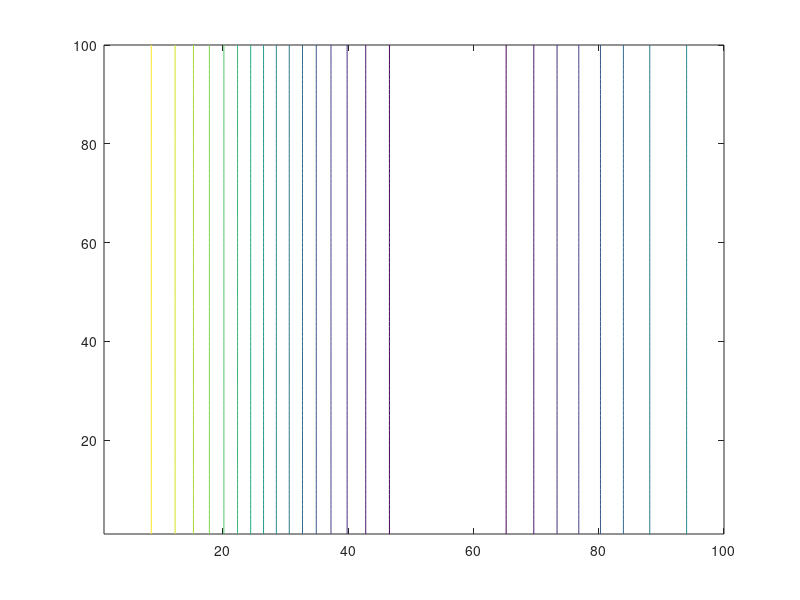
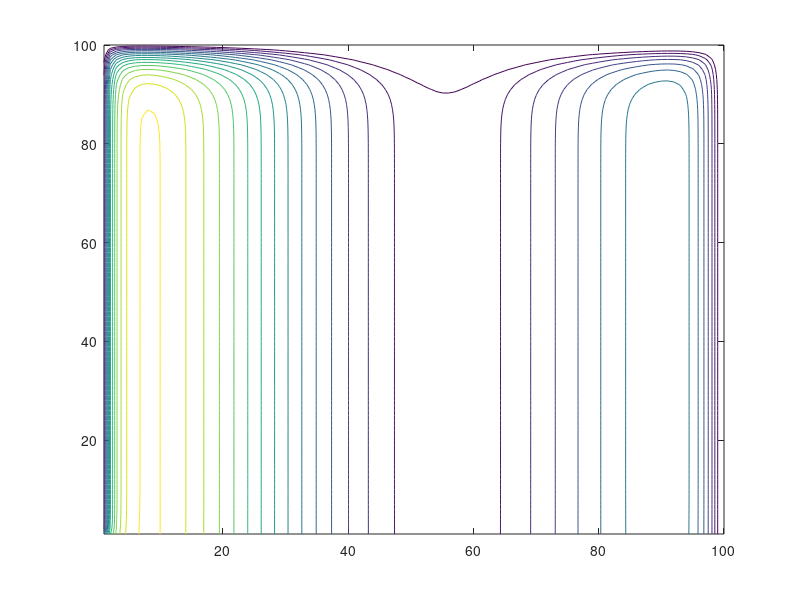
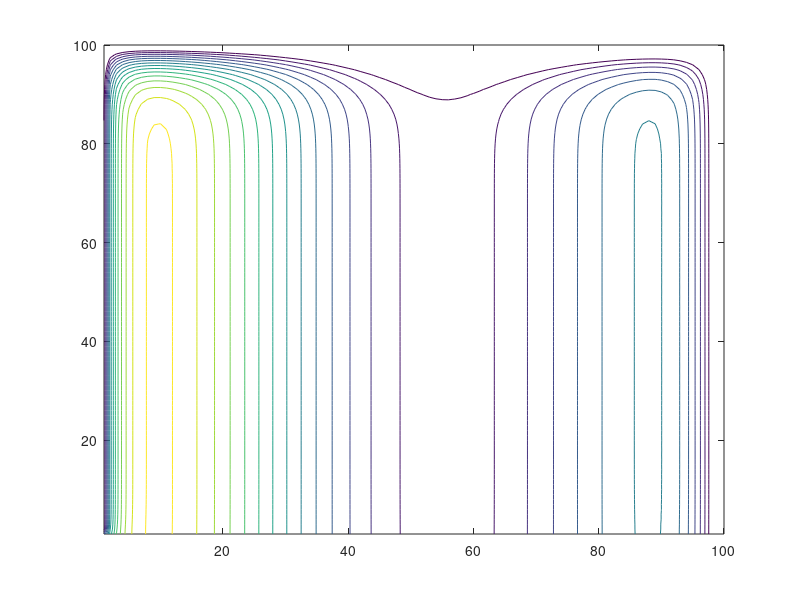
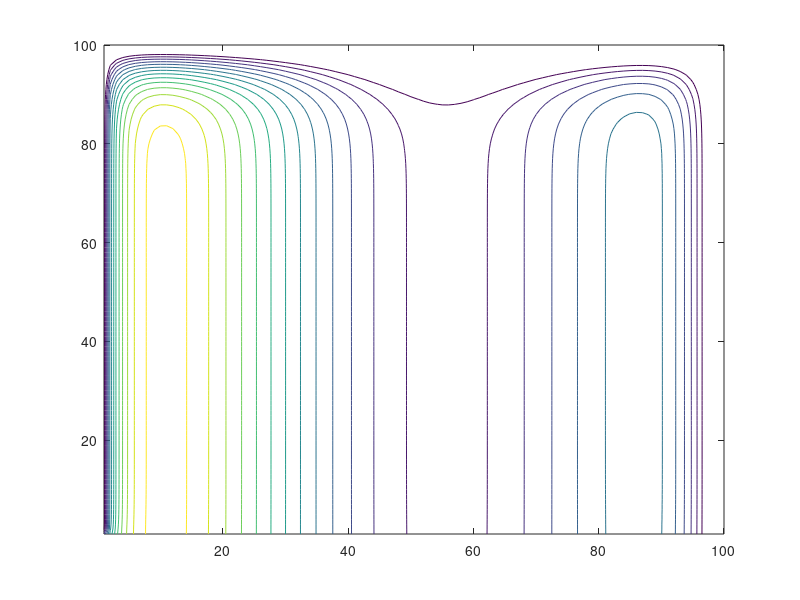

Here is the MATLAB script that generated these plots, in order:
a = csvread("numsol.csv");
xize = size(a)/100
xize = xize(1)
_z = a(1:100,1:100);
m = min(min(_z))
M = max(max(_z))
n = 100;

for i=0:(xize-1)
j=100*i
z = a(j+1:j+100,1:100);
#z = a(201:300,1:100)*100;
z = z - m;
z = z / M;
z = n * z;
figure(i+1);
clf;
##image(z);
##colormap (spring (n));
##filename = sprintf("fig%d.png",i)
##print(i+1,filename);
contour(z, linspace(0, n, 25));
endfor